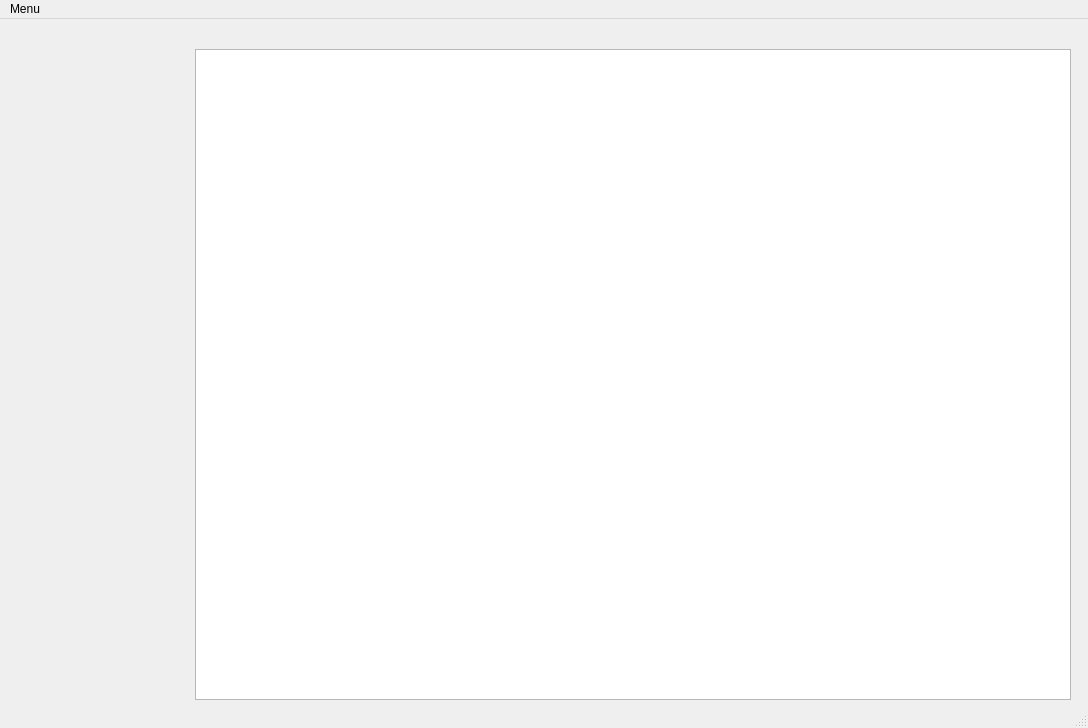
<?xml version="1.0" encoding="UTF-8"?>
<ui version="4.0">
 <class>MainWindow</class>
 <widget class="QMainWindow" name="MainWindow">
  <property name="geometry">
   <rect>
    <x>0</x>
    <y>0</y>
    <width>1088</width>
    <height>728</height>
   </rect>
  </property>
  <property name="windowTitle">
   <string>MainWindow</string>
  </property>
  <widget class="QWidget" name="centralwidget">
   <widget class="QWidget" name="gridLayoutWidget">
    <property name="geometry">
     <rect>
      <x>20</x>
      <y>30</y>
      <width>1051</width>
      <height>651</height>
     </rect>
    </property>
    <layout class="QGridLayout" name="mainLayout" columnstretch="1,5">
     <item row="0" column="1">
      <widget class="QGraphicsView" name="plane"/>
     </item>
     <item row="0" column="0">
      <layout class="QVBoxLayout" name="panelLayout"/>
     </item>
    </layout>
   </widget>
  </widget>
  <widget class="QStatusBar" name="statusbar"/>
  <widget class="QMenuBar" name="menubar">
   <property name="geometry">
    <rect>
     <x>0</x>
     <y>0</y>
     <width>1088</width>
     <height>22</height>
    </rect>
   </property>
   <widget class="QMenu" name="menutopbar">
    <property name="title">
     <string>Menu</string>
    </property>
    <addaction name="separator"/>
    <addaction name="actionImportCurve"/>
   </widget>
   <addaction name="menutopbar"/>
  </widget>
  <action name="actionImportCurve">
   <property name="text">
    <string>Import curve</string>
   </property>
  </action>
  <action name="actionChangeColor">
   <property name="text">
    <string>Change color</string>
   </property>
  </action>
 </widget>
 <resources/>
 <connections/>
</ui>
